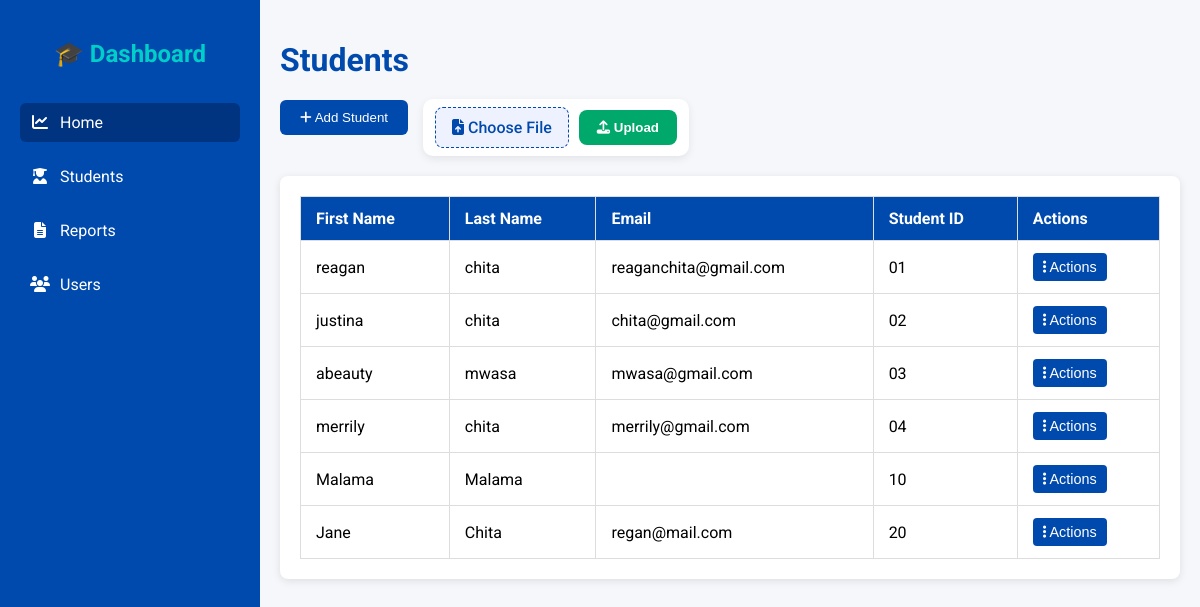
Page /students (signed in) on the earlier database version.
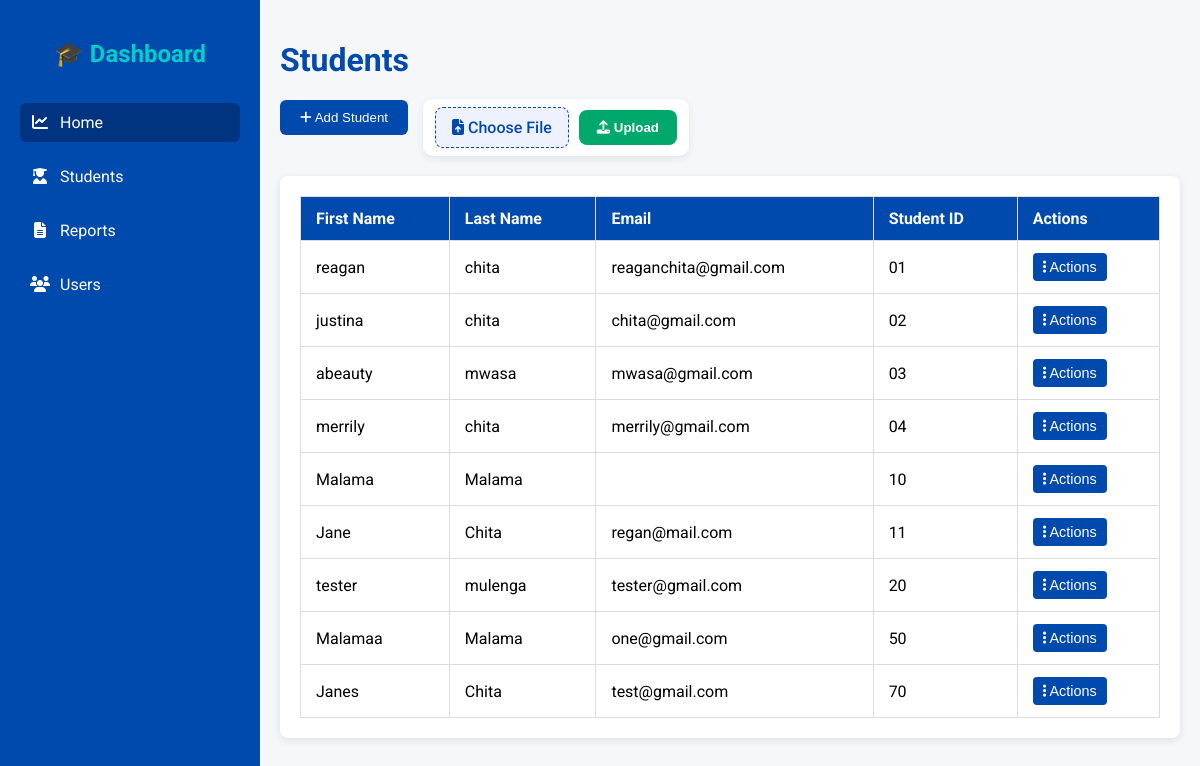
Same page on the later database version.
### app.py (models this page shows)
class Student(db.Model):
    id = db.Column(db.Integer, primary_key=True)
    first_name = db.Column(db.String(100), nullable=False)
    last_name = db.Column(db.String(100), nullable=False)
    email = db.Column(db.String(100), unique=True, nullable=True)
    student_id = db.Column(db.String(50), unique=True, nullable=False)

### app.py (the view, shortened to what this page needs)
@app.route('/students', methods=['GET', 'POST'])
@login_required
def students_page():
    students = Student.query.all()
    return render_template("students.html", students=students)

### app.py (called while the page is built)
@login_manager.user_loader
def load_user(user_id):
    return User.query.get(int(user_id))

### templates/students.html (shortened to what this page needs)
<!DOCTYPE html>
<html lang="en">
<head>
    <link rel="stylesheet" href="https://cdnjs.cloudflare.com/ajax/libs/font-awesome/6.5.0/css/all.min.css">
</head>
<body>
{% include "_sidebar.html" %}
<div class="main-content">
    <h1>Students</h1>
    <div class="student-actions">
        <button class="btn-add" id="openAddModalBtn">
            <i class="fa fa-plus"></i> Add Student
        </button>
        <form action="{{ url_for('upload_students') }}"
            method="POST"
            enctype="multipart/form-data"
            class="upload-box">
            <label for="file-upload" class="file-label">
                <i class="fa fa-file-upload"></i> Choose File
            </label>
            <button type="submit" class="btn-upload">
                <i class="fa fa-upload"></i> Upload
            </button>
        </form>
    </div>
    <div class="students-table-container">
        <table>
            <thead>
                <tr>
                    <th>First Name</th>
                    <th>Last Name</th>
                    <th>Email</th>
                    <th>Student ID</th>
                    <th>Actions</th>
                </tr>
            </thead>
            <tbody>
                {% for student in students %}
                <tr>
                    <td>{{ student.first_name }}</td>
                    <td>{{ student.last_name }}</td>
                    <td>{{ student.email or '' }}</td>
                    <td>{{ student.student_id }}</td>
                    <td>
                        <div class="dropdown">
                            <button class="dropdown-btn"><i class="fa fa-ellipsis-v"></i> Actions</button>
                        </div>
                    </td>
                </tr>
                {% endfor %}
            </tbody>
        </table>
    </div>
</div>
</body>
</html>

Differences in the rows shown:
changed Student "Jane": student_id "20" → "11"
added Student: first_name "tester", last_name "mulenga", email "tester@gmail.com", student_id "20"
added Student: first_name "Malamaa", last_name "Malama", email "one@gmail.com", student_id "50"
added Student: first_name "Janes", last_name "Chita", email "test@gmail.com", student_id "70"
